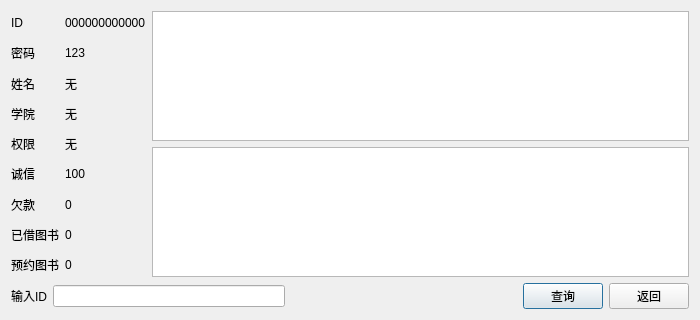
<?xml version="1.0" encoding="UTF-8"?>
<ui version="4.0">
 <class>DAdmin_FPerson2</class>
 <widget class="QDialog" name="DAdmin_FPerson2">
  <property name="geometry">
   <rect>
    <x>0</x>
    <y>0</y>
    <width>700</width>
    <height>320</height>
   </rect>
  </property>
  <property name="windowTitle">
   <string>用户详细信息</string>
  </property>
  <layout class="QGridLayout" name="gridLayout">
   <item row="0" column="0">
    <layout class="QHBoxLayout" name="horizontalLayout_2">
     <item>
      <layout class="QVBoxLayout" name="verticalLayout">
       <item>
        <widget class="QLabel" name="label">
         <property name="text">
          <string>ID</string>
         </property>
        </widget>
       </item>
       <item>
        <widget class="QLabel" name="label_2">
         <property name="text">
          <string>密码</string>
         </property>
        </widget>
       </item>
       <item>
        <widget class="QLabel" name="label_3">
         <property name="text">
          <string>姓名</string>
         </property>
        </widget>
       </item>
       <item>
        <widget class="QLabel" name="label_4">
         <property name="text">
          <string>学院</string>
         </property>
        </widget>
       </item>
       <item>
        <widget class="QLabel" name="label_6">
         <property name="text">
          <string>权限</string>
         </property>
        </widget>
       </item>
       <item>
        <widget class="QLabel" name="label_7">
         <property name="text">
          <string>诚信</string>
         </property>
        </widget>
       </item>
       <item>
        <widget class="QLabel" name="label_8">
         <property name="text">
          <string>欠款</string>
         </property>
        </widget>
       </item>
       <item>
        <widget class="QLabel" name="label_9">
         <property name="text">
          <string>已借图书</string>
         </property>
        </widget>
       </item>
       <item>
        <widget class="QLabel" name="label_10">
         <property name="text">
          <string>预约图书</string>
         </property>
        </widget>
       </item>
      </layout>
     </item>
     <item>
      <layout class="QVBoxLayout" name="verticalLayout_2">
       <item>
        <widget class="QLabel" name="label_ID">
         <property name="text">
          <string>000000000000</string>
         </property>
        </widget>
       </item>
       <item>
        <widget class="QLabel" name="label_Key">
         <property name="text">
          <string>123</string>
         </property>
        </widget>
       </item>
       <item>
        <widget class="QLabel" name="label_Name">
         <property name="text">
          <string>无</string>
         </property>
        </widget>
       </item>
       <item>
        <widget class="QLabel" name="label_School">
         <property name="text">
          <string>无</string>
         </property>
        </widget>
       </item>
       <item>
        <widget class="QLabel" name="label_Limit">
         <property name="text">
          <string>无</string>
         </property>
        </widget>
       </item>
       <item>
        <widget class="QLabel" name="label_Honesty">
         <property name="text">
          <string>100</string>
         </property>
        </widget>
       </item>
       <item>
        <widget class="QLabel" name="label_DueMoney">
         <property name="text">
          <string>0</string>
         </property>
        </widget>
       </item>
       <item>
        <widget class="QLabel" name="label_NumBor">
         <property name="text">
          <string>0</string>
         </property>
        </widget>
       </item>
       <item>
        <widget class="QLabel" name="label_NumSub">
         <property name="text">
          <string>0</string>
         </property>
        </widget>
       </item>
      </layout>
     </item>
     <item>
      <layout class="QVBoxLayout" name="verticalLayout_3">
       <item>
        <widget class="QTableWidget" name="tableWidget"/>
       </item>
       <item>
        <widget class="QTableWidget" name="tableWidget_2"/>
       </item>
      </layout>
     </item>
    </layout>
   </item>
   <item row="1" column="0">
    <layout class="QHBoxLayout" name="horizontalLayout">
     <item>
      <widget class="QLabel" name="label_19">
       <property name="text">
        <string>输入ID</string>
       </property>
      </widget>
     </item>
     <item>
      <widget class="QLineEdit" name="lineEdit_InputID"/>
     </item>
     <item>
      <spacer name="horizontalSpacer">
       <property name="orientation">
        <enum>Qt::Horizontal</enum>
       </property>
       <property name="sizeHint" stdset="0">
        <size>
         <width>40</width>
         <height>20</height>
        </size>
       </property>
      </spacer>
     </item>
     <item>
      <widget class="QPushButton" name="pushButton_Find">
       <property name="text">
        <string>查询</string>
       </property>
      </widget>
     </item>
     <item>
      <widget class="QPushButton" name="pushButton_Back">
       <property name="text">
        <string>返回</string>
       </property>
      </widget>
     </item>
    </layout>
   </item>
  </layout>
 </widget>
 <resources/>
 <connections/>
</ui>
